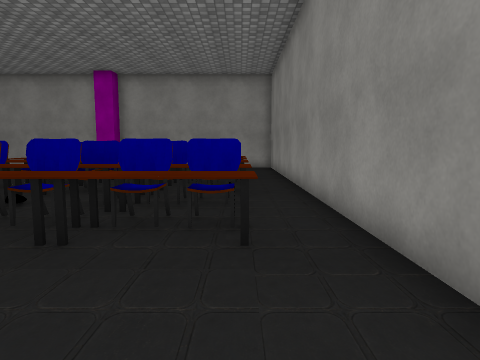
view 1 (above)

16 first-person views from a walk through a 3-D level made in the Unity game engine. The camera is 1.2 m above the floor, tilts 6° down and sees 75° across. The floor is counted in squares, 1 m on a side. Each view is taken from the middle of a square. On the plan, view 1 faces up. The plan holds only what a view shows up to about 13 squares ahead; the rest is blank. The place goes on beyond the plan. The player character is not drawn. Some surface patterns are stand-ins.

view 2
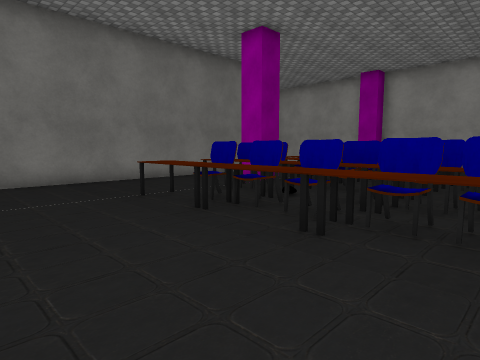

view 3
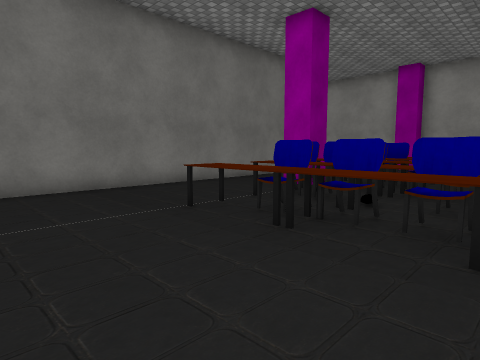

view 4
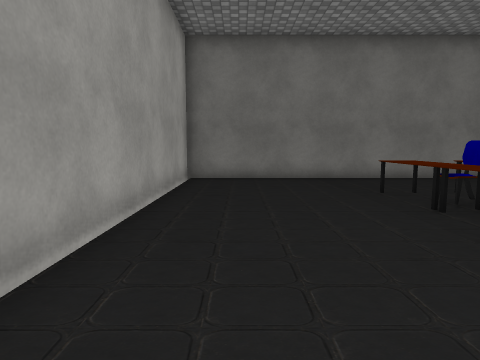

view 5
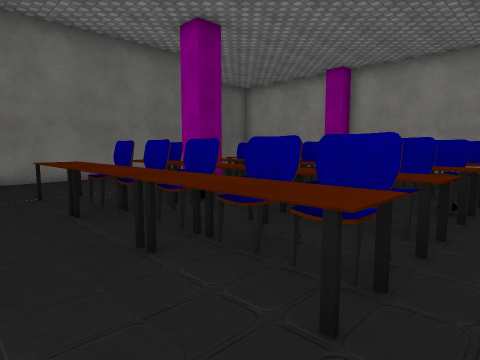

view 6
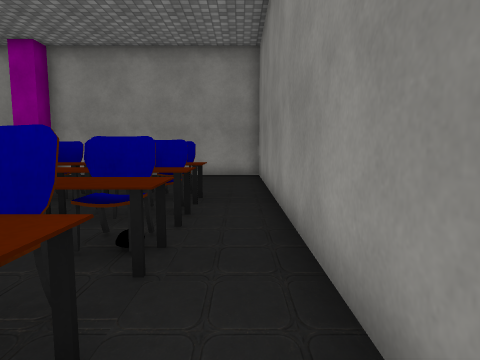

view 7
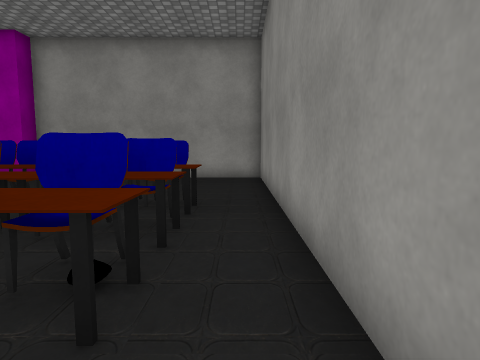

view 8
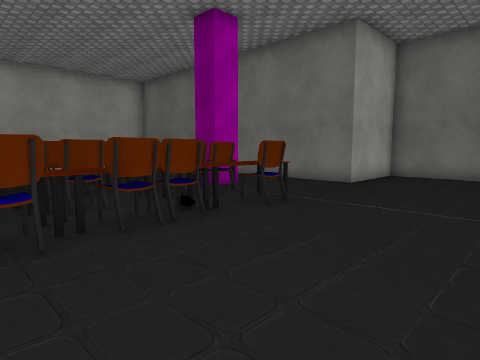

view 9
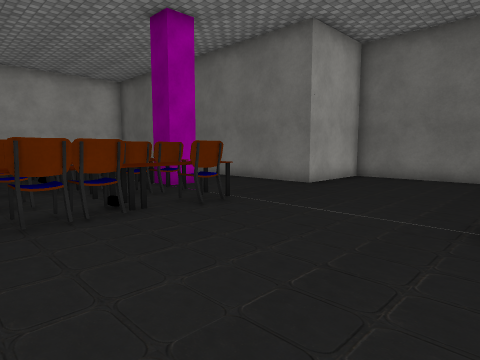

view 10
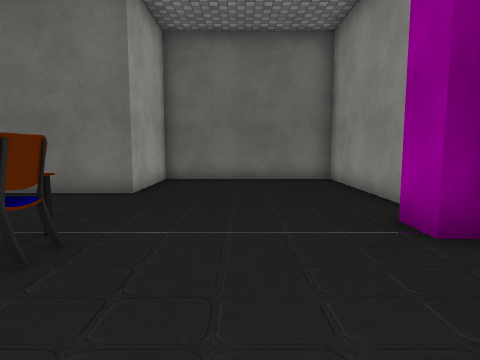

view 11
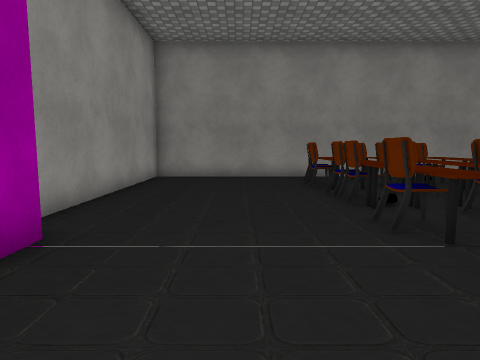

view 12
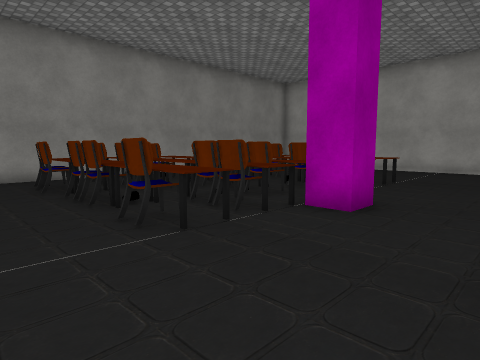

view 13
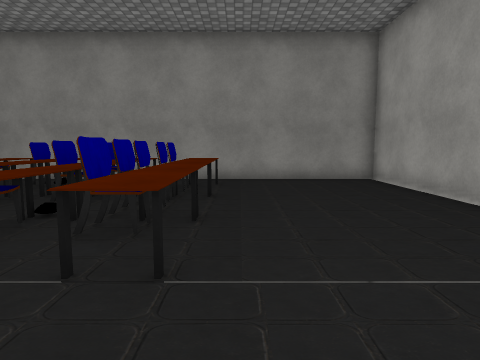

view 14
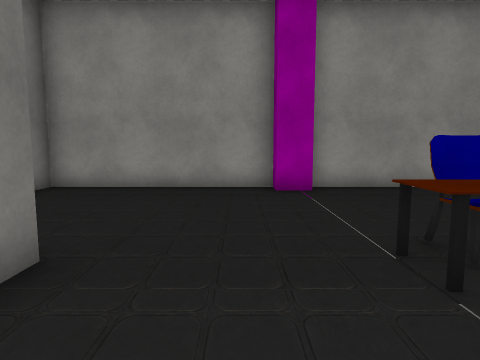

view 15
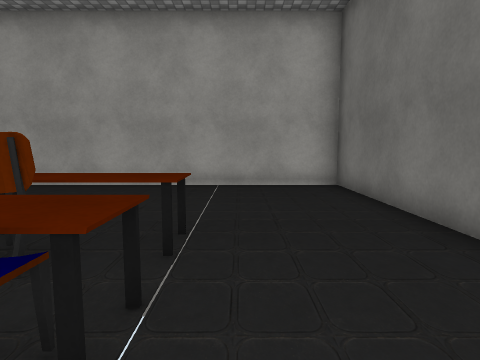

view 16
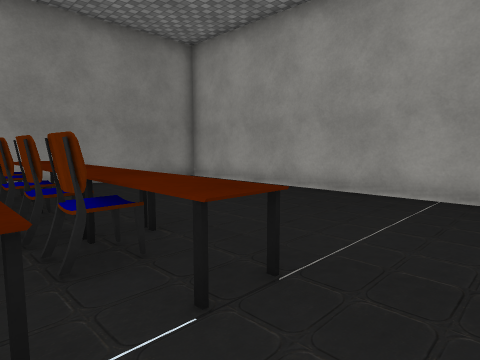

### Floor plan
Points are (right, up) in squares from view 1. A wall is a line through its corners. A room is listed if a view was taken in it or the views show most of it. See-through windows are left out.
Room 1 (views 1, 2, 3, 4, 5, 6, 7, 8, 9, 10, 11, 12, 13, 14, 15, 16)
walls: (-7.4, 8.5) (-8.4, 8.5) (-8.4, 9.5) (-7.4, 9.5); (-4.6, 5.1) (-4, 5.2) (-4, 4.4); (-3.9, 5.1) (-4.4, 5.1); (-3.9, 5.1) (-4.4, 5.2); (-11.1, 12.2) (-11.1, -2.1) (1.8, -2.1) (1.8, 18.4) (-7, 18.4) (-7, 17.6) (-8, 17.6) (-8, 18.4) (-14.7, 18.4) (-14.7, 12.2) (-11.1, 12.2)
low walls: (-4, 4.4) (-4.5, 4.4); (0.1, 4.4) (0.1, 3.6)
objects: other object (-7, 4) to (-6, 5); other object (-7, 6) to (-5, 6); other object (-7, 7) to (-6, 7); other object (-7, 8) to (-5, 9); other object (-7, 10) to (-5, 10); other object (-7, 11) to (-6, 11); other object (-7, 12); other object (-6, 5) to (-5, 5); other object (-6, 9) to (-5, 9); other object (-6, 12) to (-6, 13); other object (-5, 4) to (-2, 4); other object (-5, 7); other object (-5, 11); other object (-5, 12); other object (-4, 6) to (-3, 7); other object (-4, 8) to (-3, 8); other object (-4, 9); other object (-4, 10) to (-3, 10); other object (-4, 11); other object (-4, 12) to (-4, 13); other object (-3, 5); other object (-3, 7); other object (-3, 9); other object (-3, 11); other object (-3, 12) to (-3, 13); other object (-2, 5) to (-1, 5); other object (-2, 6) to (0, 6); other object (-2, 7) to (-1, 7); other object (-2, 8) to (0, 9); other object (-2, 10) to (0, 10); other object (-2, 11) to (-1, 11); other object (-2, 12) to (-2, 13); other object (-1, 9) to (0, 9); other object (-1, 12) to (0, 12); other object (-1, 13) to (0, 13); other object (0, 5); other object (0, 7); other object (0, 11)

Positions as (right, up) in squares from view 1, and headings:
1: (0, 0), facing up
2: (0, 0), facing up-left
3: (-2, 0), facing up-left
4: (1, 0), facing left
5: (1, 2), facing up-left
6: (1, 5), facing up
7: (1, 6), facing up
8: (-1, 17), facing down-left
9: (-2, 18), facing down-left
10: (-3, 15), facing left
11: (-11, 15), facing right
12: (-11, 15), facing down-right
13: (-10, 3), facing right
14: (-9, 9), facing up
15: (-8, 8), facing down
16: (-9, 6), facing down-right
